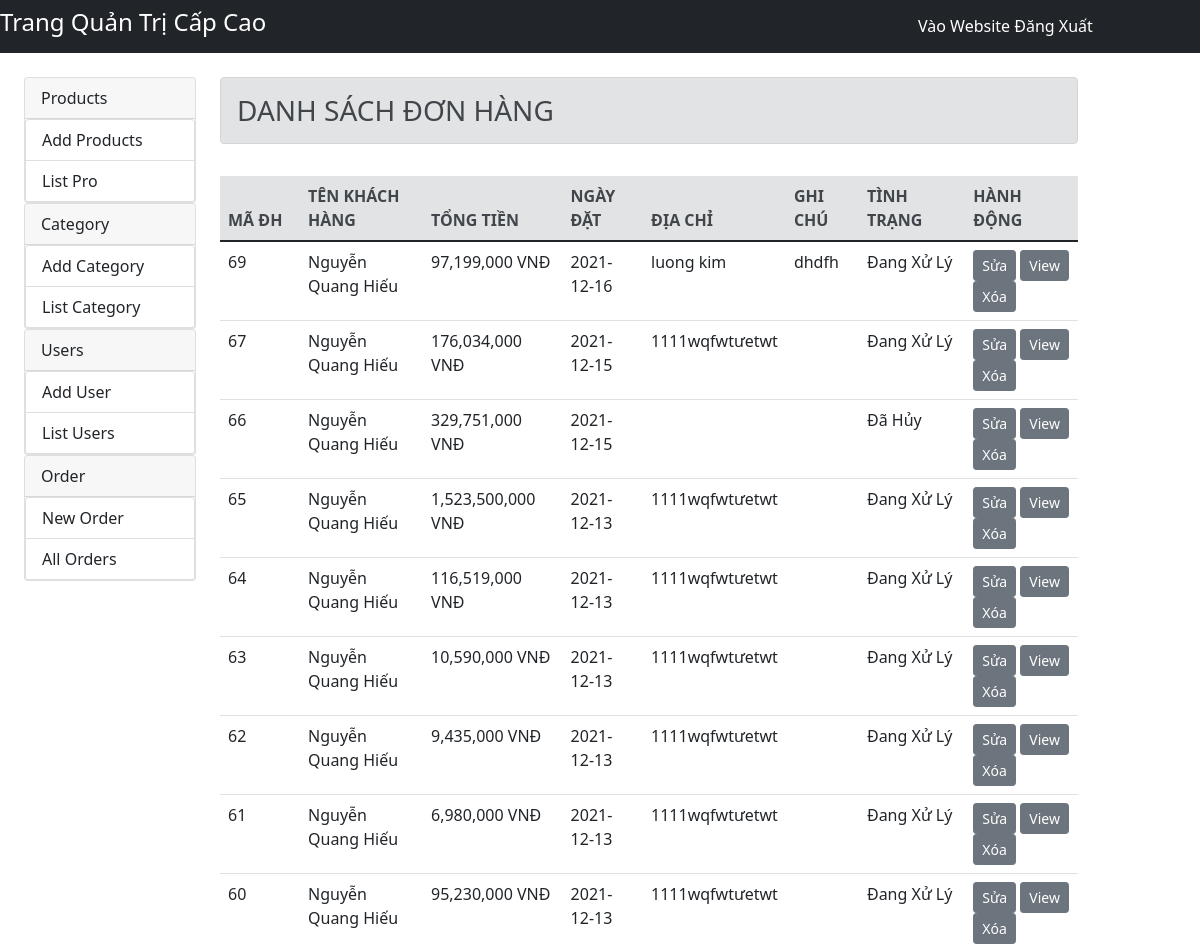
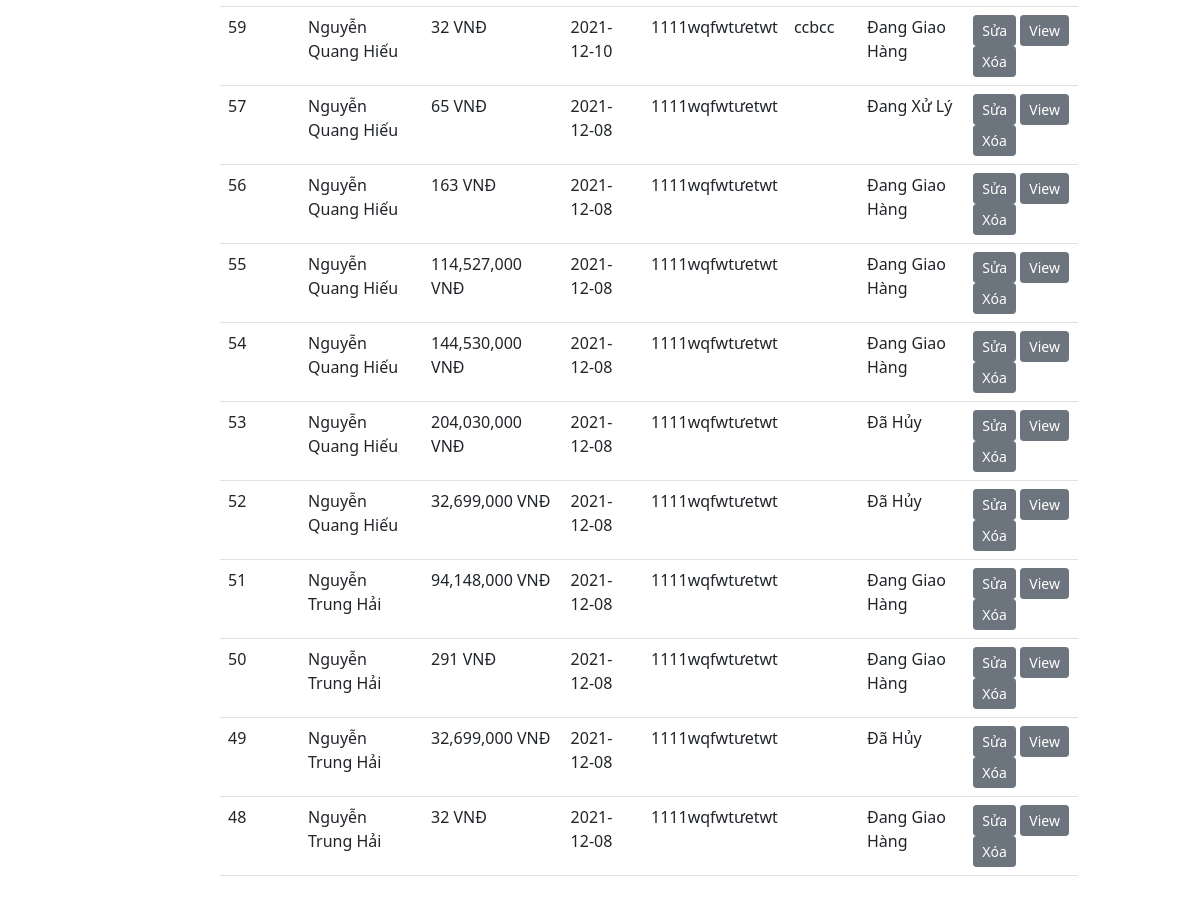
The page /?role=c_0&action=list_orders (signed in) on the database its author committed (2 pictures, top to bottom).
### tables this page shows
CREATE TABLE `orders` (
  `order_ID` int(10) NOT NULL,
  `order_total` float NOT NULL,
  `order_address` varchar(255) NOT NULL,
  `order_note` varchar(255) NOT NULL,
  `order_date` date NOT NULL,
  `order_status` int(10) NOT NULL COMMENT '1. Đang Xử Lý 2.Đang Giao Hàng 3. Đã giao hàng 4.Trả hàng 5.Đã hủy',
  `userID` int(10) NOT NULL
);

CREATE TABLE `users` (
  `userID` int(10) NOT NULL,
  `username` varchar(50) NOT NULL,
  `user_name` varchar(255) NOT NULL,
  `user_pass` varchar(255) NOT NULL,
  `user_email` varchar(255) NOT NULL,
  `user_phone` int(15) NOT NULL,
  `user_image` varchar(255) NOT NULL,
  `user_address` varchar(255) NOT NULL,
  `user_role` int(1) NOT NULL DEFAULT 0
);

### model/m_orders.php (called while the page is built, shortened)
<?php
class OrdersDB{
    public static function get_orders(){
        $db = Database::getDB();
		 $query = "SELECT * FROM orders order by order_ID DESC";
		 try {
		  $statement = $db->prepare($query);
		  $statement -> execute();
		  $result = $statement->fetchAll(PDO::FETCH_OBJ);
		  return $result;
		} catch (PDOException $e) {
		  $error = $e->getMessage();
		  echo "Lỗi: ".$error;
		  exit();
		}
    }
}
?>

### model/m_users.php (called while the page is built, shortened)
<?php
class userDB {
	public static function getUserById($ID){
		$db = Database::getDB();
		$query = "SELECT * FROM users WHERE userID=:ID ";
		try {
			$statement = $db->prepare($query);
			$statement->bindValue(':ID',$ID);
			$statement->execute();
			$result = $statement->fetch(PDO::FETCH_OBJ);
			return $result;
		} catch (PDOException $e) {
			$error = $e->getMessage();
			echo "Lỗi: " . $error;
			exit();
		}
	}
}
?>

### view/admin_0/list_orders.php (the view, shortened to what this page needs)
<h3 class="alert alert-secondary">DANH SÁCH ĐƠN HÀNG</h3>
<table class="table">
<table class="table">
        <thead class="alert-secondary">
            <tr>
                <th style="width: 80px;">MÃ ĐH</th>
                <th>TÊN KHÁCH HÀNG</th>
                <th>TỔNG TIỀN</th>
                <th>NGÀY ĐẶT</th>
                <th>ĐỊA CHỈ</th>
                <th>GHI CHÚ</th>
                <th>TÌNH TRẠNG</th>
                <th>HÀNH ĐỘNG</th>
            </tr>
        </thead>
        <tbody>
        <?php
            foreach($orders as $key => $value):
                $user=userDB::getUserById($value-> userID);
        ?>
            <tr>
                <td><?php echo $value-> order_ID ?></td>
                <td><?php echo $user-> user_name ?></td>
                <td><?php echo number_format($value-> order_total)?> VNĐ</td>
                <td><?php echo $value-> order_date ?></td>
                <td><?php echo $value-> order_address?></td>
                <td><?php echo $value-> order_note?></td>
                <td><?php
                        if($value->order_status==1){
                            echo "Đang Xử Lý";
                        }else if($value->order_status==2){
                            echo "Đang Giao Hàng";
                        }
                        else if($value->order_status==3){
                            echo "Đã Giao Hàng";
                        }
                        else if($value->order_status==4){
                            echo "Trả";
                        }
                        else if($value->order_status==5){
                            echo "Đã Hủy";
                        }
                    ?>
                </td>
                <td>
                    <a href=".?role=c_0&action=edit_order&ID=<?php echo $value->order_ID; ?>" class="btn btn-secondary btn-sm">Sửa</a>
                    <a href=".?role=c_0&action=detail_order&ID=<?php echo $value->order_ID; ?>" class="btn btn-secondary btn-sm">View</a>
                    <a href=".?role=c_0&action=delete_order&ID=<?php echo $value->order_ID; ?>" class="btn btn-secondary btn-sm">Xóa</a>
                </td>
            </tr>
        <?php
           endforeach;
        ?>
        </tbody>
</table>

### rows shown on the page
orders: order_ID "69", userID.user_name "Nguyễn Quang Hiếu", order_total "97,199,000", order_date "2021-12-16", order_address "luong kim", order_note "dhdfh", order_status "Đang Xử Lý"
orders: order_ID "67", userID.user_name "Nguyễn Quang Hiếu", order_total "176,034,000", order_date "2021-12-15", order_address "1111wqfwtưetwt", order_status "Đang Xử Lý"
orders: order_ID "66", userID.user_name "Nguyễn Quang Hiếu", order_total "329,751,000", order_date "2021-12-15", order_status "Đã Hủy"
orders: order_ID "65", userID.user_name "Nguyễn Quang Hiếu", order_total "1,523,500,000", order_date "2021-12-13", order_address "1111wqfwtưetwt", order_status "Đang Xử Lý"
orders: order_ID "64", userID.user_name "Nguyễn Quang Hiếu", order_total "116,519,000", order_date "2021-12-13", order_address "1111wqfwtưetwt", order_status "Đang Xử Lý"
orders: order_ID "63", userID.user_name "Nguyễn Quang Hiếu", order_total "10,590,000", order_date "2021-12-13", order_address "1111wqfwtưetwt", order_status "Đang Xử Lý"
orders: order_ID "62", userID.user_name "Nguyễn Quang Hiếu", order_total "9,435,000", order_date "2021-12-13", order_address "1111wqfwtưetwt", order_status "Đang Xử Lý"
orders: order_ID "61", userID.user_name "Nguyễn Quang Hiếu", order_total "6,980,000", order_date "2021-12-13", order_address "1111wqfwtưetwt", order_status "Đang Xử Lý"
orders: order_ID "60", userID.user_name "Nguyễn Quang Hiếu", order_total "95,230,000", order_date "2021-12-13", order_address "1111wqfwtưetwt", order_status "Đang Xử Lý"
orders: order_ID "59", userID.user_name "Nguyễn Quang Hiếu", order_total "32", order_date "2021-12-10", order_address "1111wqfwtưetwt", order_note "ccbcc", order_status "Đang Giao Hàng"
orders: order_ID "57", userID.user_name "Nguyễn Quang Hiếu", order_total "65", order_date "2021-12-08", order_address "1111wqfwtưetwt", order_status "Đang Xử Lý"
orders: order_ID "56", userID.user_name "Nguyễn Quang Hiếu", order_total "163", order_date "2021-12-08", order_address "1111wqfwtưetwt", order_status "Đang Giao Hàng"
orders: order_ID "55", userID.user_name "Nguyễn Quang Hiếu", order_total "114,527,000", order_date "2021-12-08", order_address "1111wqfwtưetwt", order_status "Đang Giao Hàng"
orders: order_ID "54", userID.user_name "Nguyễn Quang Hiếu", order_total "144,530,000", order_date "2021-12-08", order_address "1111wqfwtưetwt", order_status "Đang Giao Hàng"
orders: order_ID "53", userID.user_name "Nguyễn Quang Hiếu", order_total "204,030,000", order_date "2021-12-08", order_address "1111wqfwtưetwt", order_status "Đã Hủy"
orders: order_ID "52", userID.user_name "Nguyễn Quang Hiếu", order_total "32,699,000", order_date "2021-12-08", order_address "1111wqfwtưetwt", order_status "Đã Hủy"
orders: order_ID "51", userID.user_name "Nguyễn Trung Hải", order_total "94,148,000", order_date "2021-12-08", order_address "1111wqfwtưetwt", order_status "Đang Giao Hàng"
orders: order_ID "50", userID.user_name "Nguyễn Trung Hải", order_total "291", order_date "2021-12-08", order_address "1111wqfwtưetwt", order_status "Đang Giao Hàng"
orders: order_ID "49", userID.user_name "Nguyễn Trung Hải", order_total "32,699,000", order_date "2021-12-08", order_address "1111wqfwtưetwt", order_status "Đã Hủy"
orders: order_ID "48", userID.user_name "Nguyễn Trung Hải", order_total "32", order_date "2021-12-08", order_address "1111wqfwtưetwt", order_status "Đang Giao Hàng"
